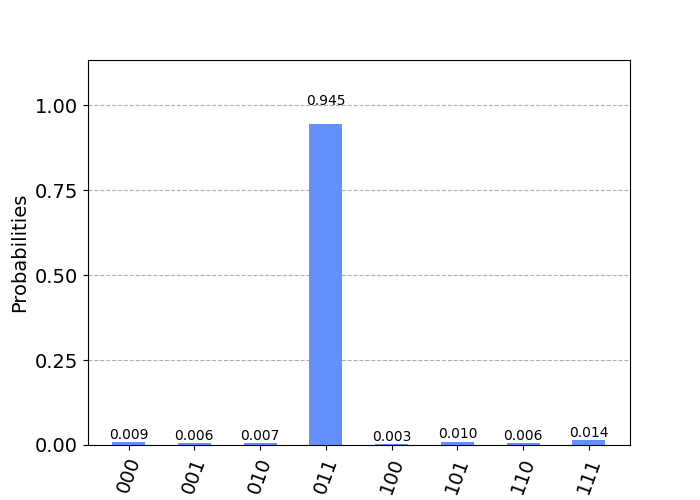

Python code for this plot:
from qiskit import QuantumCircuit, QuantumRegister, Aer, execute
from qiskit.visualization import plot_histogram
from qiskit.providers.aer import QasmSimulator
import numpy as np

from oracle import diffuser
from math import sqrt, floor

def grovers_algorithm(qc, n, m, oracle, marked):

	r = range(int(floor(np.pi/(4*np.arcsin(np.sqrt(marked/2**(n))))-0.5)))

	qc.h(range(n))

	for _ in range(1):
		qc.append(oracle, range(m))
		qc.append(diffuser(n), range(n))

	qc.measure(range(n), range(n))

	#qasm_sim = Aer.get_backend('qasm_simulator')
	qasm_sim = QasmSimulator(method='extended_stabilizer')
	count = execute(qc, qasm_sim, shots=100).result().get_counts()

	fig = plot_histogram(count)
	fig.savefig("grover.png")

	return count
